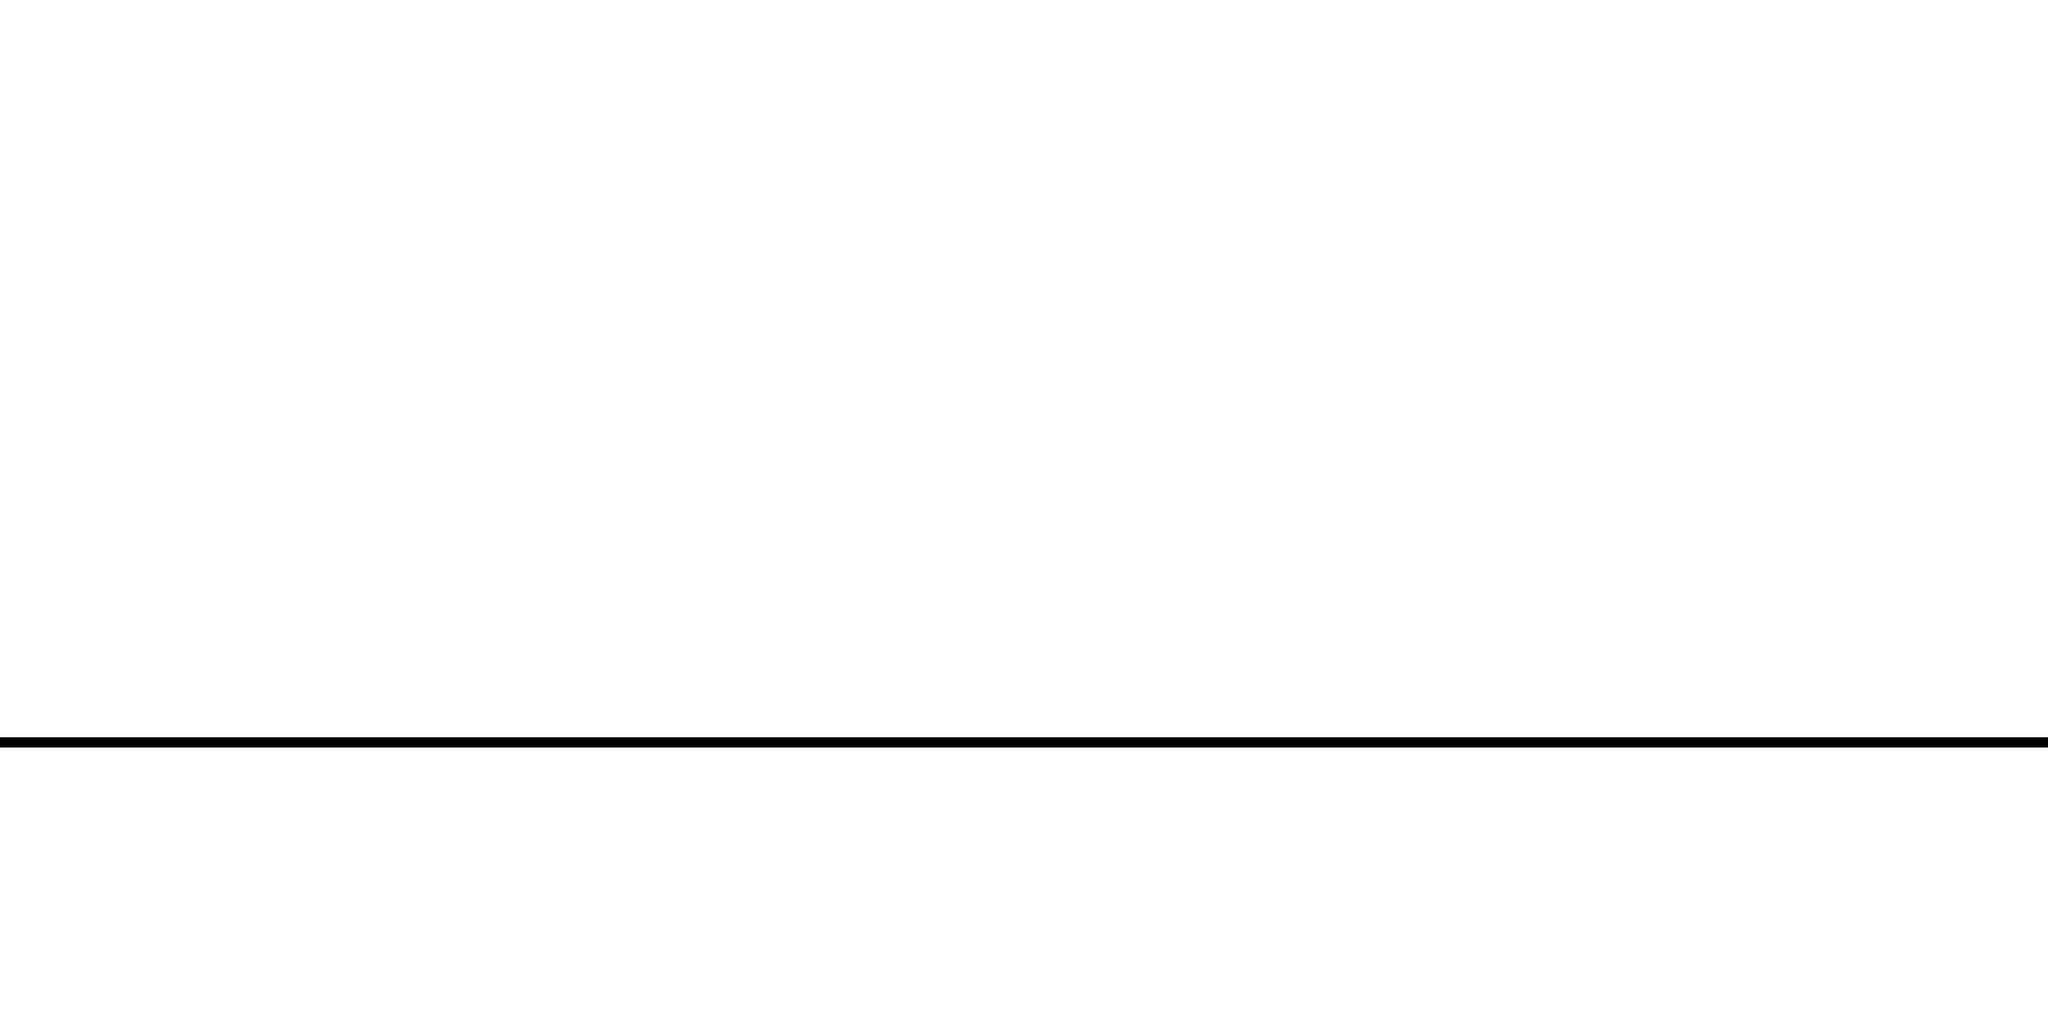

Rendered tile map (Tiled .tmx) drawn with the repository's tilesets; below, a short description and the full map source, tile grids included:
An orthogonal 50x25 tile map with 64x64 px tiles, 1 tile layer (background-layer) and 7 objects (bow, target, arrow, rotation-area, camera-starting-point, ...).

<map version="1.0" tiledversion="1.1.5" orientation="orthogonal" renderorder="right-up" width="50" height="25" tilewidth="64" tileheight="64" infinite="0" nextobjectid="18">
 <tileset firstgid="1" source="tiles/basic.tsx" />
 <layer name="background-layer" width="50" height="25">
  <data encoding="csv">
1,1,1,1,1,1,1,1,1,1,1,1,1,1,1,1,1,1,1,1,1,1,1,1,1,1,1,1,1,1,1,1,1,1,1,1,1,1,1,1,1,1,1,1,1,1,1,1,1,1,
1,1,1,1,1,1,1,1,1,1,1,1,1,1,1,1,1,1,1,1,1,1,1,1,1,1,1,1,1,1,1,1,1,1,1,1,1,1,1,1,1,1,1,1,1,1,1,1,1,1,
1,1,1,1,1,1,1,1,1,1,1,1,1,1,1,1,1,1,1,1,1,1,1,1,1,1,1,1,1,1,1,1,1,1,1,1,1,1,1,1,1,1,1,1,1,1,1,1,1,1,
1,1,1,1,1,1,1,1,1,1,1,1,1,1,1,1,1,1,1,1,1,1,1,1,1,1,1,1,1,1,1,1,1,1,1,1,1,1,1,1,1,1,1,1,1,1,1,1,1,1,
1,1,1,1,1,1,1,1,1,1,1,1,1,1,1,1,1,1,1,1,1,1,1,1,1,1,1,1,1,1,1,1,1,1,1,1,1,1,1,1,1,1,1,1,1,1,1,1,1,1,
1,1,1,1,1,1,1,1,1,1,1,1,1,1,1,1,1,1,1,1,1,1,1,1,1,1,1,1,1,1,1,1,1,1,1,1,1,1,1,1,1,1,1,1,1,1,1,1,1,1,
1,1,1,1,1,1,1,1,1,1,1,1,1,1,1,1,1,1,1,1,1,1,1,1,1,1,1,1,1,1,1,1,1,1,1,1,1,1,1,1,1,1,1,1,1,1,1,1,1,1,
1,1,1,1,1,1,1,1,1,1,1,1,1,1,1,1,1,1,1,1,1,1,1,1,1,1,1,1,1,1,1,1,1,1,1,1,1,1,1,1,1,1,1,1,1,1,1,1,1,1,
1,1,1,1,1,1,1,1,1,1,1,1,1,1,1,1,1,1,1,1,1,1,1,1,1,1,1,1,1,1,1,1,1,1,1,1,1,1,1,1,1,1,1,1,1,1,1,1,1,1,
1,1,1,1,1,1,1,1,1,1,1,1,1,1,1,1,1,1,1,1,1,1,1,1,1,1,1,1,1,1,1,1,1,1,1,1,1,1,1,1,1,1,1,1,1,1,1,1,1,1,
1,1,1,1,1,1,1,1,1,1,1,1,1,1,1,1,1,1,1,1,1,1,1,1,1,1,1,1,1,1,1,1,1,1,1,1,1,1,1,1,1,1,1,1,1,1,1,1,1,1,
1,1,1,1,1,1,1,1,1,1,1,1,1,1,1,1,1,1,1,1,1,1,1,1,1,1,1,1,1,1,1,1,1,1,1,1,1,1,1,1,1,1,1,1,1,1,1,1,1,1,
1,1,1,1,1,1,1,1,1,1,1,1,1,1,1,1,1,1,1,1,1,1,1,1,1,1,1,1,1,1,1,1,1,1,1,1,1,1,1,1,1,1,1,1,1,1,1,1,1,1,
1,1,1,1,1,1,1,1,1,1,1,1,1,1,1,1,1,1,1,1,1,1,1,1,1,1,1,1,1,1,1,1,1,1,1,1,1,1,1,1,1,1,1,1,1,1,1,1,1,1,
1,1,1,1,1,1,1,1,1,1,1,1,1,1,1,1,1,1,1,1,1,1,1,1,1,1,1,1,1,1,1,1,1,1,1,1,1,1,1,1,1,1,1,1,1,1,1,1,1,1,
1,1,1,1,1,1,1,1,1,1,1,1,1,1,1,1,1,1,1,1,1,1,1,1,1,1,1,1,1,1,1,1,1,1,1,1,1,1,1,1,1,1,1,1,1,1,1,1,1,1,
1,1,1,1,1,1,1,1,1,1,1,1,1,1,1,1,1,1,1,1,1,1,1,1,1,1,1,1,1,1,1,1,1,1,1,1,1,1,1,1,1,1,1,1,1,1,1,1,1,1,
1,1,1,1,1,1,1,1,1,1,1,1,1,1,1,1,1,1,1,1,1,1,1,1,1,1,1,1,1,1,1,1,1,1,1,1,1,1,1,1,1,1,1,1,1,1,1,1,1,1,
6,6,6,6,6,6,6,6,6,6,6,6,6,6,6,6,6,6,6,6,6,6,6,6,6,6,6,6,6,6,6,6,6,6,6,6,6,6,6,6,6,6,6,6,6,6,6,6,6,6,
1,1,1,1,1,1,1,1,1,1,1,1,1,1,1,1,1,1,1,1,1,1,1,1,1,1,1,1,1,1,1,1,1,1,1,1,1,1,1,1,1,1,1,1,1,1,1,1,1,1,
1,1,1,1,1,1,1,1,1,1,1,1,1,1,1,1,1,1,1,1,1,1,1,1,1,1,1,1,1,1,1,1,1,1,1,1,1,1,1,1,1,1,1,1,1,1,1,1,1,1,
1,1,1,1,1,1,1,1,1,1,1,1,1,1,1,1,1,1,1,1,1,1,1,1,1,1,1,1,1,1,1,1,1,1,1,1,1,1,1,1,1,1,1,1,1,1,1,1,1,1,
1,1,1,1,1,1,1,1,1,1,1,1,1,1,1,1,1,1,1,1,1,1,1,1,1,1,1,1,1,1,1,1,1,1,1,1,1,1,1,1,1,1,1,1,1,1,1,1,1,1,
1,1,1,1,1,1,1,1,1,1,1,1,1,1,1,1,1,1,1,1,1,1,1,1,1,1,1,1,1,1,1,1,1,1,1,1,1,1,1,1,1,1,1,1,1,1,1,1,1,1,
1,1,1,1,1,1,1,1,1,1,1,1,1,1,1,1,1,1,1,1,1,1,1,1,1,1,1,1,1,1,1,1,1,1,1,1,1,1,1,1,1,1,1,1,1,1,1,1,1,1
</data>
 </layer>
 <objectgroup name="objects">
  <object id="1" name="bow" x="384.828" y="1002.93" width="122.083" height="129.408" />
  <object id="2" name="target" x="2386.49" y="963.178" width="179.937" height="194.076" />
  <object id="4" name="arrow" x="475.005" y="1037.5">
   <polygon points="8.19832,24.4469 25.2456,33 8.09001,39.3315 -53.4843,32" />
  </object>
 </objectgroup>
 <objectgroup name="areas">
  <object id="3" name="rotation-area" x="190.71" y="700.759" width="564.784" height="708.749" />
  <object id="11" name="camera-starting-point" x="1190.48" y="891.473">
   <point />
  </object>
  <object id="15" name="ground" x="0" y="1170.38">
   <polyline points="0,0 2884.52,-15.536 3205.59,-15.536" />
  </object>
  <object id="17" name="target-collision-line" x="2422.18" y="1090.2">
   <polyline points="26.0605,-8.68684 57.9123,-63.7035 99.8987,-121.616" />
  </object>
 </objectgroup>
</map>
